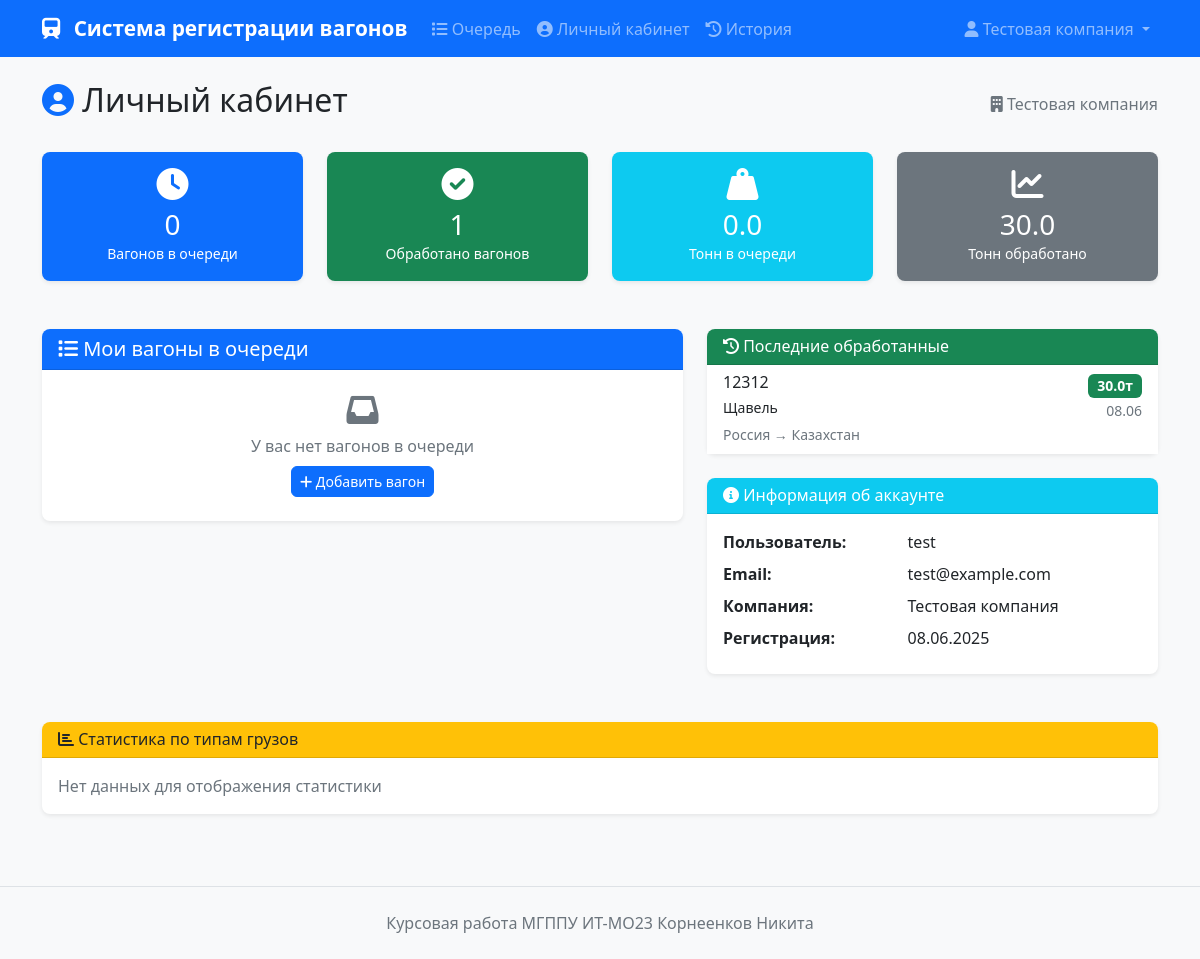
Page /dashboard (signed in) on the committed database.
### app.py (models this page shows, shortened)
class User(UserMixin, db.Model):
    id = db.Column(db.Integer, primary_key=True)
    username = db.Column(db.String(80), unique=True, nullable=False)
    email = db.Column(db.String(120), unique=True, nullable=False)
    password_hash = db.Column(db.String(128))
    company_name = db.Column(db.String(200))
    created_at = db.Column(db.DateTime, default=datetime.utcnow)
    wagons = db.relationship('Wagon', backref='owner', lazy=True)

class Wagon(db.Model):
    id = db.Column(db.Integer, primary_key=True)
    wagon_number = db.Column(db.String(50), nullable=False)
    cargo_type = db.Column(db.String(100), nullable=False)
    departure_point = db.Column(db.String(100), nullable=False)
    destination = db.Column(db.String(100), nullable=False)
    weight = db.Column(db.Float, nullable=False)
    position = db.Column(db.Integer, nullable=False)
    timestamp = db.Column(db.DateTime, default=datetime.utcnow)
    status = db.Column(db.String(20), default='в_очереди')
    user_id = db.Column(db.Integer, db.ForeignKey('user.id'), nullable=False)

### app.py (the view)
@app.route('/dashboard')
@login_required
def dashboard():
    user_wagons_in_queue = Wagon.query.filter_by(user_id=current_user.id, status='в_очереди').order_by(Wagon.position).all()
    user_wagons_processed = Wagon.query.filter_by(user_id=current_user.id, status='обработан').order_by(Wagon.timestamp.desc()).all()
    total_weight_queue = sum(w.weight for w in user_wagons_in_queue)
    total_weight_processed = sum(w.weight for w in user_wagons_processed)
    return render_template('dashboard.html',
                         wagons_in_queue=user_wagons_in_queue,
                         wagons_processed=user_wagons_processed,
                         total_weight_queue=total_weight_queue,
                         total_weight_processed=total_weight_processed)

### app.py (called while the page is built)
@login_manager.user_loader
def load_user(user_id):
    return User.query.get(int(user_id))

### templates/dashboard.html (shortened to what this page needs)
{% extends "base.html" %}
{% block content %}
<div class="row">
    <div class="col-12">
        <div class="d-flex justify-content-between align-items-center mb-4">
            <h2>
                <i class="fas fa-user-circle text-primary"></i>
                Личный кабинет
            </h2>
            <div class="text-muted">
                <i class="fas fa-building"></i>
                {{ current_user.company_name or current_user.username }}
            </div>
        </div>
    </div>
</div>
<div class="row mb-4">
    <div class="col-md-3">
        <div class="card bg-primary text-white">
            <div class="card-body text-center">
                <i class="fas fa-clock fa-2x mb-2"></i>
                <h3 class="mb-0">{{ wagons_in_queue|length }}</h3>
                <small>Вагонов в очереди</small>
            </div>
        </div>
    </div>
    <div class="col-md-3">
        <div class="card bg-success text-white">
            <div class="card-body text-center">
                <i class="fas fa-check-circle fa-2x mb-2"></i>
                <h3 class="mb-0">{{ wagons_processed|length }}</h3>
                <small>Обработано вагонов</small>
            </div>
        </div>
    </div>
    <div class="col-md-3">
        <div class="card bg-info text-white">
            <div class="card-body text-center">
                <i class="fas fa-weight-hanging fa-2x mb-2"></i>
                <h3 class="mb-0">{{ "%.1f"|format(total_weight_queue) }}</h3>
                <small>Тонн в очереди</small>
            </div>
        </div>
    </div>
    <div class="col-md-3">
        <div class="card bg-secondary text-white">
            <div class="card-body text-center">
                <i class="fas fa-chart-line fa-2x mb-2"></i>
                <h3 class="mb-0">{{ "%.1f"|format(total_weight_processed) }}</h3>
                <small>Тонн обработано</small>
            </div>
        </div>
    </div>
</div>
<div class="row">
    <div class="col-lg-7">
        <div class="card">
            <div class="card-header bg-primary text-white">
                <h5 class="mb-0">
                    <i class="fas fa-list"></i> Мои вагоны в очереди
                </h5>
            </div>
            <div class="card-body p-0">
                {% if wagons_in_queue %}
                    <div class="table-responsive">
                        <table class="table table-hover mb-0">
                            <thead class="table-light">
                                <tr>
                                    <th>Позиция</th>
                                    <th>Номер</th>
                                    <th>Груз</th>
                                    <th>Маршрут</th>
                                    <th>Вес (т)</th>
                                </tr>
                            </thead>
                            <tbody>
                                {% for wagon in wagons_in_queue %}
                                <tr class="{{ 'table-warning' if wagon.position == 1 else '' }}">
                                    <td>
                                        <span class="badge bg-{{ 'warning' if wagon.position <= 3 else 'secondary' }}">
                                            {{ wagon.position }}
                                        </span>
                                    </td>
                                    <td><strong>{{ wagon.wagon_number }}</strong></td>
                                    <td>{{ wagon.cargo_type }}</td>
                                    <td>
                                        <small class="text-muted">{{ wagon.departure_point }}</small>
                                        <i class="fas fa-arrow-right mx-1"></i>
                                        <small>{{ wagon.destination }}</small>
                                    </td>
                                    <td>{{ wagon.weight }}</td>
                                </tr>
                                {% endfor %}
                            </tbody>
                        </table>
                    </div>
                {% else %}
                    <div class="text-center py-4">
                        <i class="fas fa-inbox fa-2x text-muted mb-2"></i>
                        <p class="text-muted mb-0">У вас нет вагонов в очереди</p>
                        <a href="{{ url_for('index') }}" class="btn btn-primary btn-sm mt-2">
                            <i class="fas fa-plus"></i> Добавить вагон
                        </a>
                    </div>
                {% endif %}
            </div>
        </div>
    </div>
    <div class="col-lg-5">
        <div class="card">
            <div class="card-header bg-success text-white">
                <h6 class="mb-0">
                    <i class="fas fa-history"></i> Последние обработанные
                </h6>
            </div>
            <div class="card-body p-0">
                {% if wagons_processed %}
                    <div class="list-group list-group-flush">
                        {% for wagon in wagons_processed[:5] %}
                        <div class="list-group-item">
                            <div class="d-flex justify-content-between align-items-start">
                                <div class="flex-grow-1">
                                    <h6 class="mb-1">{{ wagon.wagon_number }}</h6>
                                    <p class="mb-1 small">{{ wagon.cargo_type }}</p>
                                    <small class="text-muted">
                                        {{ wagon.departure_point }} → {{ wagon.destination }}
                                    </small>
                                </div>
                                <div class="text-end">
                                    <span class="badge bg-success">{{ wagon.weight }}т</span>
                                    <br>
                                    <small class="text-muted">
                                        {{ wagon.timestamp.strftime('%d.%m') }}
                                    </small>
                                </div>
                            </div>
                        </div>
                        {% endfor %}
                    </div>
                {% else %}
                    <div class="text-center py-4">
                        <i class="fas fa-clock fa-2x text-muted mb-2"></i>
                        <p class="text-muted mb-0">Нет обработанных вагонов</p>
                    </div>
                {% endif %}
            </div>
        </div>
        <div class="card mt-3">
            <div class="card-header bg-info text-white">
                <h6 class="mb-0">
                    <i class="fas fa-info-circle"></i> Информация об аккаунте
                </h6>
            </div>
            <div class="card-body">
                <dl class="row mb-0">
                    <dt class="col-sm-5">Пользователь:</dt>
                    <dd class="col-sm-7">{{ current_user.username }}</dd>
                    <dt class="col-sm-5">Email:</dt>
                    <dd class="col-sm-7">{{ current_user.email }}</dd>
                    {% if current_user.company_name %}
                    <dt class="col-sm-5">Компания:</dt>
                    <dd class="col-sm-7">{{ current_user.company_name }}</dd>
                    {% endif %}
                    <dt class="col-sm-5">Регистрация:</dt>
                    <dd class="col-sm-7">{{ current_user.created_at.strftime('%d.%m.%Y') }}</dd>
                </dl>
            </div>
        </div>
    </div>
</div>
<div class="row mt-4">
    <div class="col-12">
        <div class="card">
            <div class="card-header bg-warning text-dark">
                <h6 class="mb-0">
                    <i class="fas fa-chart-bar"></i> Статистика по типам грузов
                </h6>
            </div>
            <div class="card-body">
                {% if wagons_in_queue %}
                    <div class="row">
                        {% set cargo_stats = {} %}
                        {% for wagon in wagons_in_queue %}
                        {% endfor %}
                        {% for cargo_type, count in cargo_stats.items() %}
                        <div class="col-md-3 mb-2">
                            <div class="d-flex justify-content-between align-items-center p-2 bg-light rounded">
                                <span class="small">{{ cargo_type }}</span>
                                <span class="badge bg-primary">{{ count }}</span>
                            </div>
                        </div>
                        {% endfor %}
                    </div>
                {% else %}
                    <p class="text-muted mb-0">Нет данных для отображения статистики</p>
                {% endif %}
            </div>
        </div>
    </div>
</div>
{% endblock %}

### templates/base.html (shortened to what this page needs)
<!DOCTYPE html>
<html lang="ru">
<head>
    <link href="https://cdn.jsdelivr.net/npm/bootstrap@5.1.3/dist/css/bootstrap.min.css" rel="stylesheet">
    <link href="https://cdnjs.cloudflare.com/ajax/libs/font-awesome/6.0.0/css/all.min.css" rel="stylesheet">
    <link href="{{ url_for('static', filename='css/style.css') }}" rel="stylesheet">
</head>
<body>
    <nav class="navbar navbar-expand-lg navbar-dark bg-primary">
        <div class="container">
            <a class="navbar-brand" href="{{ url_for('index') }}">
                <i class="fas fa-train"></i> Система регистрации вагонов
            </a>
            {% if current_user.is_authenticated %}
            <div class="collapse navbar-collapse" id="navbarNav">
                <div class="navbar-nav me-auto">
                    <a class="nav-link" href="{{ url_for('index') }}">
                        <i class="fas fa-list"></i> Очередь
                    </a>
                    <a class="nav-link" href="{{ url_for('dashboard') }}">
                        <i class="fas fa-user-circle"></i> Личный кабинет
                    </a>
                    <a class="nav-link" href="{{ url_for('history') }}">
                        <i class="fas fa-history"></i> История
                    </a>
                </div>
                <div class="navbar-nav">
                    <div class="nav-item dropdown">
                        <a class="nav-link dropdown-toggle" href="#" role="button" data-bs-toggle="dropdown">
                            <i class="fas fa-user"></i>
                            {{ current_user.company_name or current_user.username }}
                        </a>
                    </div>
                </div>
            </div>
            {% endif %}
        </div>
    </nav>
    <div class="container mt-4">
        {% block content %}{% endblock %}
    </div>
    <footer class="bg-light mt-5 py-4">
        <div class="container text-center">
            <p class="text-muted mb-0">
                Курсовая работа МГППУ ИТ-МО23 Корнеенков Никита
            </p>
        </div>
    </footer>
</body>
</html>

### static/css/style.css (style rules this page uses)
body { background-color: #f8f9fa; font-family: 'Segoe UI', Tahoma, Geneva, Verdana, sans-serif; }
.navbar-brand { font-weight: bold; font-size: 1.3rem; }
.navbar-brand i { margin-right: 8px; }
.card { border: none; box-shadow: 0 0.125rem 0.25rem rgba(0, 0, 0, 0.075); border-radius: 0.5rem; margin-bottom: 1.5rem; }
.card-header { border-radius: 0.5rem 0.5rem 0 0 !important; font-weight: 600; }
.btn { border-radius: 0.375rem; font-weight: 500; transition: all 0.15s ease-in-out; }
.badge { font-size: 0.875em; border-radius: 0.375rem; }
.card { animation: fadeIn 0.3s ease-out; }
footer { margin-top: auto; border-top: 1px solid #dee2e6; }

### rows in the picture
User: company_name "Тестовая компания", username "test", email "test@example.com", created_at "08.06.2025"
Wagon: wagon_number "12312", cargo_type "Щавель", departure_point "Россия", destination "Казахстан", weight "30.0", timestamp "08.06"

### other values in the picture
{{ wagons_in_queue|length }} "0"
{{ wagons_processed|length }} "1"
{{ "%.1f"|format(total_weight_queue) }} "0.0"
{{ "%.1f"|format(total_weight_processed) }} "30.0"
